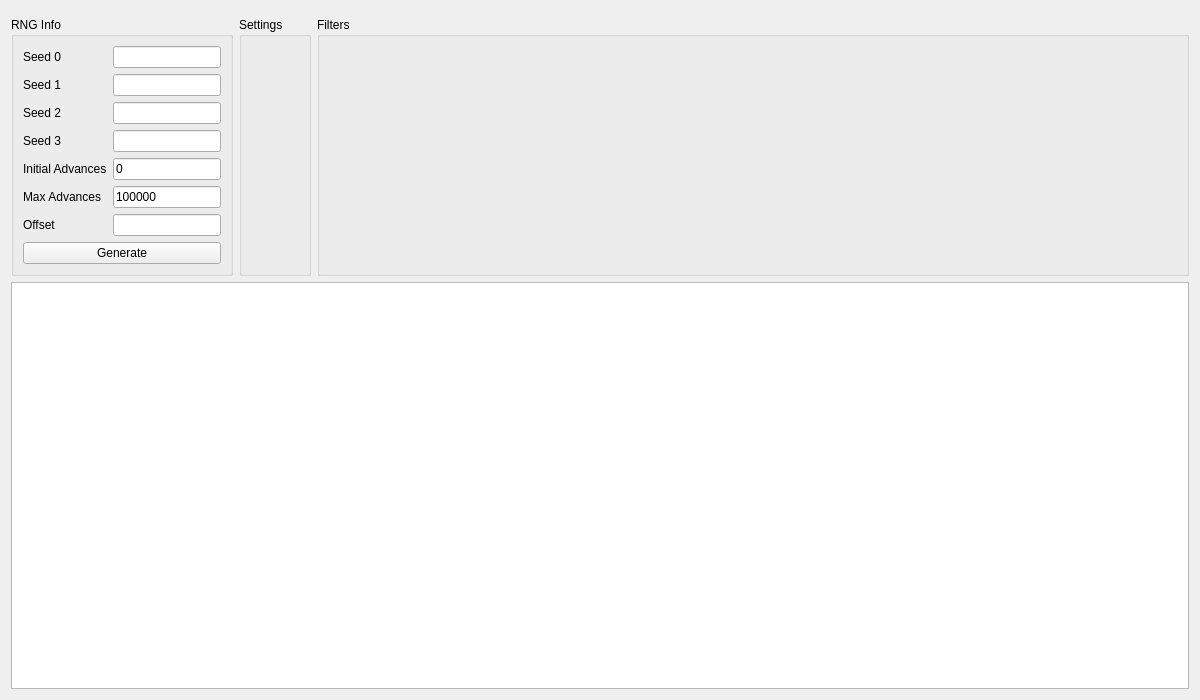
<?xml version="1.0" encoding="UTF-8"?>
<ui version="4.0">
 <class>Eggs7</class>
 <widget class="QWidget" name="Eggs7">
  <property name="geometry">
   <rect>
    <x>0</x>
    <y>0</y>
    <width>1200</width>
    <height>700</height>
   </rect>
  </property>
  <property name="windowTitle">
   <string>Gen 7 Eggs</string>
  </property>
  <layout class="QGridLayout" name="gridLayout">
   <item row="0" column="0" colspan="3">
    <widget class="ProfileDisplay7" name="profileDisplay" native="true"/>
   </item>
   <item row="1" column="0">
    <widget class="QGroupBox" name="groupBoxRNGInfo">
     <property name="title">
      <string>RNG Info</string>
     </property>
     <layout class="QGridLayout" name="gridLayout_1">
      <item row="0" column="0">
       <widget class="QLabel" name="labelSeed0">
        <property name="text">
         <string>Seed 0</string>
        </property>
       </widget>
      </item>
      <item row="0" column="1">
       <widget class="TextBox" name="textBoxSeed0"/>
      </item>
      <item row="1" column="0">
       <widget class="QLabel" name="labelSeed1">
        <property name="text">
         <string>Seed 1</string>
        </property>
       </widget>
      </item>
      <item row="1" column="1">
       <widget class="TextBox" name="textBoxSeed1"/>
      </item>
      <item row="2" column="0">
       <widget class="QLabel" name="labelSeed2">
        <property name="text">
         <string>Seed 2</string>
        </property>
       </widget>
      </item>
      <item row="2" column="1">
       <widget class="TextBox" name="textBoxSeed2"/>
      </item>
      <item row="3" column="0">
       <widget class="QLabel" name="labelSeed3">
        <property name="text">
         <string>Seed 3</string>
        </property>
       </widget>
      </item>
      <item row="3" column="1">
       <widget class="TextBox" name="textBoxSeed3"/>
      </item>
      <item row="4" column="0">
       <widget class="QLabel" name="labelInitialAdvances">
        <property name="text">
         <string>Initial Advances</string>
        </property>
       </widget>
      </item>
      <item row="4" column="1">
       <widget class="TextBox" name="textBoxInitialAdvances">
        <property name="text">
         <string notr="true">0</string>
        </property>
       </widget>
      </item>
      <item row="5" column="0">
       <widget class="QLabel" name="labelMaxAdvances">
        <property name="text">
         <string>Max Advances</string>
        </property>
       </widget>
      </item>
      <item row="5" column="1">
       <widget class="TextBox" name="textBoxMaxAdvances">
        <property name="text">
         <string notr="true">100000</string>
        </property>
       </widget>
      </item>
      <item row="6" column="0">
       <widget class="QLabel" name="labelOffset">
        <property name="text">
         <string>Offset</string>
        </property>
       </widget>
      </item>
      <item row="6" column="1">
       <widget class="TextBox" name="textBoxOffset"/>
      </item>
      <item row="7" column="0" colspan="2">
       <widget class="QPushButton" name="pushButtonGenerate">
        <property name="text">
         <string>Generate</string>
        </property>
       </widget>
      </item>
     </layout>
    </widget>
   </item>
   <item row="1" column="1">
    <widget class="QGroupBox" name="groupBoxSettings">
     <property name="title">
      <string>Settings</string>
     </property>
     <layout class="QVBoxLayout" name="verticalLayout">
      <item>
       <widget class="EggSettings" name="eggSettings" native="true"/>
      </item>
     </layout>
    </widget>
   </item>
   <item row="1" column="2">
    <widget class="QGroupBox" name="groupBoxFilters">
     <property name="sizePolicy">
      <sizepolicy hsizetype="Preferred" vsizetype="Preferred">
       <horstretch>1</horstretch>
       <verstretch>0</verstretch>
      </sizepolicy>
     </property>
     <property name="title">
      <string>Filters</string>
     </property>
     <layout class="QVBoxLayout" name="verticalLayout_1">
      <item>
       <widget class="Filter" name="filter" native="true"/>
      </item>
     </layout>
    </widget>
   </item>
   <item row="2" column="0" colspan="3">
    <widget class="TableView" name="tableView"/>
   </item>
  </layout>
 </widget>
 <customwidgets>
  <customwidget>
   <class>TextBox</class>
   <extends>QLineEdit</extends>
   <header>Form/Controls/TextBox.hpp</header>
  </customwidget>
  <customwidget>
   <class>TableView</class>
   <extends>QTableView</extends>
   <header>Form/Controls/TableView.hpp</header>
  </customwidget>
  <customwidget>
   <class>Filter</class>
   <extends>QWidget</extends>
   <header>Form/Controls/Filter.hpp</header>
   <container>1</container>
  </customwidget>
  <customwidget>
   <class>EggSettings</class>
   <extends>QWidget</extends>
   <header>Form/Controls/EggSettings.hpp</header>
   <container>1</container>
  </customwidget>
  <customwidget>
   <class>ProfileDisplay7</class>
   <extends>QWidget</extends>
   <header>Form/Gen7/Profile/ProfileDisplay7.hpp</header>
   <container>1</container>
  </customwidget>
 </customwidgets>
 <tabstops>
  <tabstop>textBoxSeed0</tabstop>
  <tabstop>textBoxSeed1</tabstop>
  <tabstop>textBoxSeed2</tabstop>
  <tabstop>textBoxSeed3</tabstop>
  <tabstop>textBoxInitialAdvances</tabstop>
  <tabstop>textBoxMaxAdvances</tabstop>
  <tabstop>textBoxOffset</tabstop>
  <tabstop>pushButtonGenerate</tabstop>
  <tabstop>tableView</tabstop>
 </tabstops>
 <resources/>
 <connections/>
</ui>
